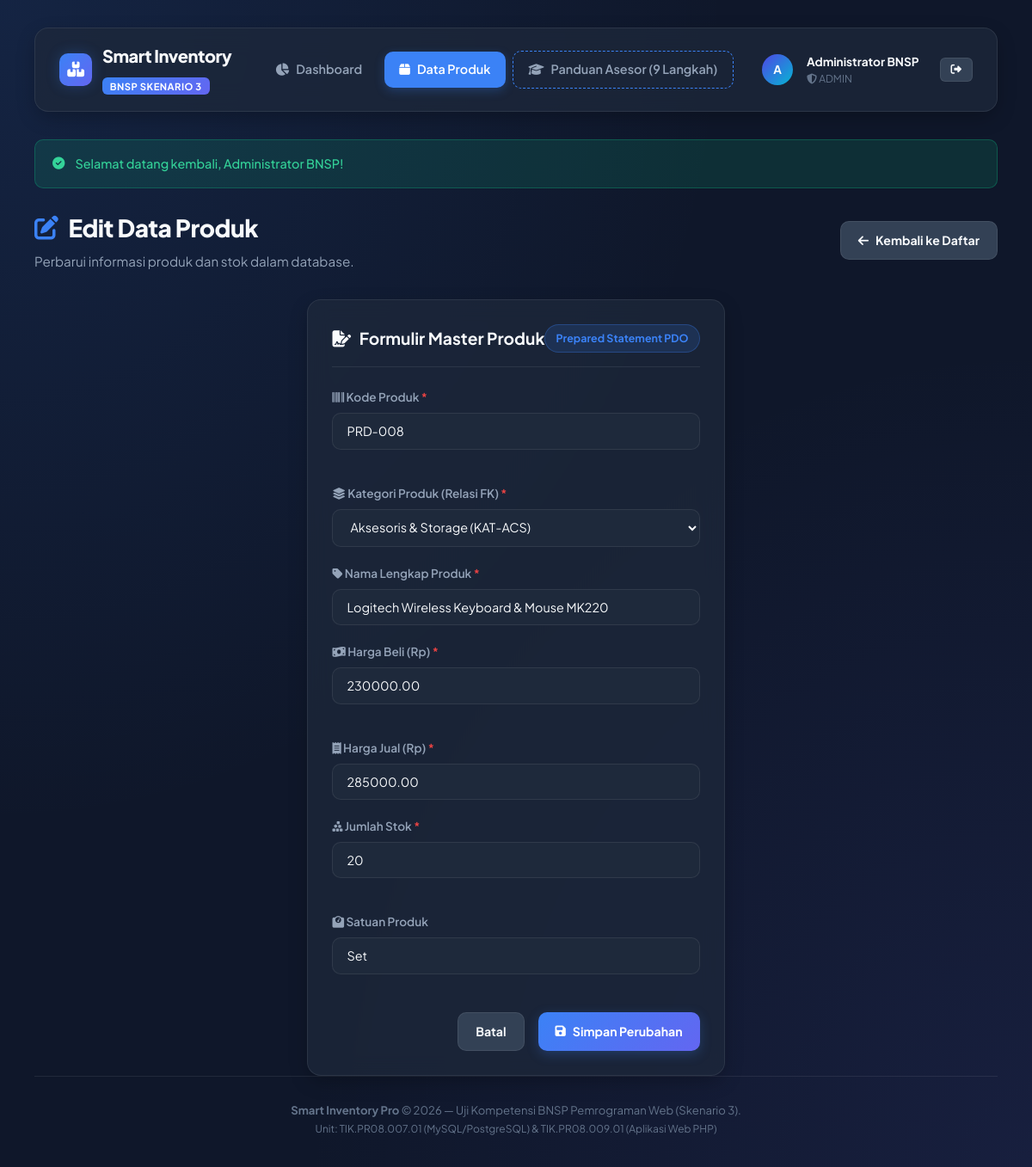
Page /index.php?action=product_edit&id=8 (signed in) on the committed database.
### tables this page shows
CREATE TABLE `produk` (
    `id` INT AUTO_INCREMENT PRIMARY KEY,
    `kategori_id` INT NOT NULL,
    `kode_produk` VARCHAR(30) NOT NULL UNIQUE,
    `nama_produk` VARCHAR(150) NOT NULL,
    `harga_beli` DECIMAL(12, 2) NOT NULL DEFAULT 0.00,
    `harga_jual` DECIMAL(12, 2) NOT NULL DEFAULT 0.00,
    `stok` INT NOT NULL DEFAULT 0,
    `satuan` VARCHAR(20) NOT NULL DEFAULT 'Unit',
    `status` ENUM('tersedia', 'menipis', 'habis') DEFAULT 'tersedia',
    `gambar` VARCHAR(255) NULL,
    `created_at` TIMESTAMP DEFAULT CURRENT_TIMESTAMP,
    `updated_at` TIMESTAMP DEFAULT CURRENT_TIMESTAMP ON UPDATE CURRENT_TIMESTAMP,
    CONSTRAINT `fk_produk_kategori` 
        FOREIGN KEY (`kategori_id`) 
        REFERENCES `kategori` (`id`) 
        ON DELETE RESTRICT 
        ON UPDATE CASCADE,
    INDEX `idx_kode_produk` (`kode_produk`),
    INDEX `idx_status` (`status`)
);

CREATE TABLE `kategori` (
    `id` INT AUTO_INCREMENT PRIMARY KEY,
    `kode_kategori` VARCHAR(20) NOT NULL UNIQUE,
    `nama_kategori` VARCHAR(100) NOT NULL,
    `deskripsi` TEXT NULL,
    `created_at` TIMESTAMP DEFAULT CURRENT_TIMESTAMP
);

### index.php (called while the page is built, shortened)
<?php
require_once __DIR__ . '/config/config.php';
$action = $_GET['action'] ?? 'dashboard';
$viewFile = 'views/dashboard.php';
switch ($action) {
    case 'product_edit':
        $viewFile = 'views/product_form.php';
        break;
}
require_once __DIR__ . '/views/header.php';
require_once __DIR__ . '/' . $viewFile;
require_once __DIR__ . '/views/footer.php';

### config/config.php (called while the page is built, shortened)
<?php
spl_autoload_register(function ($class) {
    $file = __DIR__ . '/../classes/' . $class . '.php';
});

### classes/Database.php (called while the page is built, shortened)
<?php
class Database {
    private static ?Database $instance = null;
    private ?PDO $connection = null;
    private string $host = DB_HOST;
    private string $port = DB_PORT;
    private string $db_name = DB_NAME;
    private string $username = DB_USER;
    private string $password = DB_PASS;
    private string $charset = DB_CHARSET;
    private function __construct() {
        $dsn = "mysql:host={$this->host};port={$this->port};dbname={$this->db_name};charset={$this->charset}";
        $options = [
            PDO::ATTR_ERRMODE            => PDO::ERRMODE_EXCEPTION,
            PDO::ATTR_DEFAULT_FETCH_MODE => PDO::FETCH_ASSOC,
            PDO::ATTR_EMULATE_PREPARES   => false,
            PDO::ATTR_PERSISTENT         => false,
        ];
        try {
            $this->connection = new PDO($dsn, $this->username, $this->password, $options);
        } catch (PDOException $e) {
            die("Koneksi Database Gagal: " . htmlspecialchars($e->getMessage()));
        }
    }
    public static function getInstance(): Database {
        if (self::$instance === null) {
            self::$instance = new Database();
        }
        return self::$instance;
    }
    public function getConnection(): PDO {
        return $this->connection;
    }
}

### classes/Product.php (called while the page is built, shortened)
<?php
class Product {
    private PDO $db;
    private string $table = 'produk';
    public function __construct() {
        $this->db = Database::getInstance()->getConnection();
    }
    public function getById(int $id): ?array {
        $query = "SELECT p.*, k.nama_kategori
                  FROM {$this->table} p
                  INNER JOIN kategori k ON p.kategori_id = k.id
                  WHERE p.id = :id LIMIT 1";
        $stmt = $this->db->prepare($query);
        $stmt->bindValue(':id', $id, PDO::PARAM_INT);
        $stmt->execute();
        $res = $stmt->fetch();
        return $res ?: null;
    }
}

### classes/Category.php (called while the page is built, shortened)
<?php
class Category {
    private PDO $db;
    private string $table = 'kategori';
    public function __construct() {
        $this->db = Database::getInstance()->getConnection();
    }
    public function getAllWithProductCount(): array {
        $query = "SELECT k.*, COUNT(p.id) AS total_produk
                  FROM {$this->table} k
                  LEFT JOIN produk p ON k.id = p.kategori_id
                  GROUP BY k.id
                  ORDER BY k.nama_kategori ASC";
        $stmt = $this->db->prepare($query);
        $stmt->execute();
        return $stmt->fetchAll();
    }
}

### views/product_form.php (the view, shortened to what this page needs)
<?php
$productModel = new Product();
$categoryModel = new Category();
$categories = $categoryModel->getAllWithProductCount();
$isEdit = ($action === 'product_edit');
$productId = (int)($_GET['id'] ?? 0);
$product = [
    'id' => 0,
    'kode_produk' => '',
    'nama_produk' => '',
    'kategori_id' => '',
    'harga_beli' => '',
    'harga_jual' => '',
    'stok' => '0',
    'satuan' => 'Unit'
];
if ($isEdit) {
    $existing = $productModel->getById($productId);
    $product = $existing;
}
?>
<div class="page-header">
    <div>
        <h1 class="page-title">
            <i class="fas <?= $isEdit ? 'fa-pen-to-square' : 'fa-plus-circle' ?>" style="color: var(--primary);"></i>
            <?= $isEdit ? 'Edit Data Produk' : 'Tambah Produk Baru' ?>
        </h1>
        <p class="page-subtitle"><?= $isEdit ? 'Perbarui informasi produk dan stok dalam database.' : 'Tambahkan item baru ke dalam tabel produk.' ?></p>
    </div>
    <div>
        <a href="index.php?action=products" class="btn btn-secondary">
            <i class="fas fa-arrow-left"></i> Kembali ke Daftar
        </a>
    </div>
</div>
<div class="card" style="max-width: 900px; margin: 0 auto;">
    <div class="card-header">
        <div class="card-title">
            <i class="fas fa-file-signature"></i> Formulir Master Produk
        </div>
        <span class="badge badge-primary">Prepared Statement PDO</span>
    </div>
    <form method="POST" action="">
        <div class="form-grid">
            <div class="form-group">
                <label class="form-label" for="kode_produk">
                    <i class="fas fa-barcode"></i> Kode Produk <span style="color: var(--danger);">*</span>
                </label>
                <input type="text" id="kode_produk" name="kode_produk" class="form-control"
                       placeholder="Contoh: PRD-009"
                       value="<?= htmlspecialchars($product['kode_produk'] ?? '') ?>" required>
            </div>
            <div class="form-group">
                <label class="form-label" for="kategori_id">
                    <i class="fas fa-layer-group"></i> Kategori Produk (Relasi FK) <span style="color: var(--danger);">*</span>
                </label>
                <select id="kategori_id" name="kategori_id" class="form-control" required>
                    <?php foreach ($categories as $cat): ?>
                        <option value="<?= $cat['id'] ?>" <?= ((string)$product['kategori_id'] === (string)$cat['id']) ? 'selected' : '' ?>>
                            <?= htmlspecialchars($cat['nama_kategori']) ?> (<?= htmlspecialchars($cat['kode_kategori']) ?>)
                        </option>
                    <?php endforeach; ?>
                </select>
            </div>
        </div>
        <div class="form-group">
            <label class="form-label" for="nama_produk">
                <i class="fas fa-tag"></i> Nama Lengkap Produk <span style="color: var(--danger);">*</span>
            </label>
            <input type="text" id="nama_produk" name="nama_produk" class="form-control"
                   placeholder="Contoh: SSD NVMe 1TB Kingston KC3000"
                   value="<?= htmlspecialchars($product['nama_produk'] ?? '') ?>" required>
        </div>
        <div class="form-grid">
            <div class="form-group">
                <label class="form-label" for="harga_beli">
                    <i class="fas fa-money-bill-wave"></i> Harga Beli (Rp) <span style="color: var(--danger);">*</span>
                </label>
                <input type="number" id="harga_beli" name="harga_beli" class="form-control"
                       placeholder="0" step="1000" min="0"
                       value="<?= htmlspecialchars($product['harga_beli'] ?? '') ?>" required>
            </div>
            <div class="form-group">
                <label class="form-label" for="harga_jual">
                    <i class="fas fa-receipt"></i> Harga Jual (Rp) <span style="color: var(--danger);">*</span>
                </label>
                <input type="number" id="harga_jual" name="harga_jual" class="form-control"
                       placeholder="0" step="1000" min="0"
                       value="<?= htmlspecialchars($product['harga_jual'] ?? '') ?>" required>
            </div>
        </div>
        <div class="form-grid">
            <div class="form-group">
                <label class="form-label" for="stok">
                    <i class="fas fa-cubes-stacked"></i> Jumlah Stok <span style="color: var(--danger);">*</span>
                </label>
                <input type="number" id="stok" name="stok" class="form-control"
                       placeholder="0" min="0"
                       value="<?= htmlspecialchars((string)($product['stok'] ?? 0)) ?>" required>
            </div>
            <div class="form-group">
                <label class="form-label" for="satuan">
                    <i class="fas fa-weight-scale"></i> Satuan Produk
                </label>
                <input type="text" id="satuan" name="satuan" class="form-control"
                       placeholder="Contoh: Unit, Pcs, Box, Lusin, Set"
                       value="<?= htmlspecialchars($product['satuan'] ?? 'Unit') ?>" required>
            </div>
        </div>
        <div style="display: flex; gap: 1rem; margin-top: 1.5rem; justify-content: flex-end;">
            <a href="index.php?action=products" class="btn btn-secondary">Batal</a>
            <button type="submit" class="btn btn-primary">
                <i class="fas fa-save"></i> <?= $isEdit ? 'Simpan Perubahan' : 'Simpan Produk Baru' ?>
            </button>
        </div>
    </form>
</div>

### assets/css/style.css (style rules this page uses)
:root { --bg-main: #0f172a; --bg-surface: #1e293b; --bg-surface-elevated: #334155; --bg-glass: rgba(30, 41, 59, 0.75); --border-color: rgba(255, 255, 255, 0.08); --border-focus: #3b82f6; --text-primary: #f8fafc; --text-secondary: #94a3b8; --text-muted: #64748b; --primary: #3b82f6; --primary-hover: #2563eb; --primary-glow: rgba(59, 130, 246, 0.25); --secondary: #6366f1; --accent: #06b6d4; --success: #10b981; --success-bg: rgba(16, 185, 129, 0.15); --warning: #f59e0b; --warning-bg: rgba(245, 158, 11, 0.15); --danger: #ef4444; --danger-bg: rgba(239, 68, 68, 0.15); --info: #0284c7; --info-bg: rgba(2, 132, 199, 0.15); --radius-sm: 6px; --radius-md: 10px; --radius-lg: 16px; --radius-xl: 24px; --shadow-sm: 0 2px 8px rgba(0, 0, 0, 0.2); --shadow-md: 0 8px 24px -4px rgba(0, 0, 0, 0.3); --shadow-lg: 0 20px 40px -8px rgba(0, 0, 0, 0.45); --transition: all 0.25s cubic-bezier(0.4, 0, 0.2, 1); }
* { margin: 0; padding: 0; box-sizing: border-box; }
body { font-family: 'Plus Jakarta Sans', -apple-system, BlinkMacSystemFont, 'Segoe UI', Roboto, sans-serif; background-color: var(--bg-main); color: var(--text-primary); line-height: 1.6; min-height: 100vh; display: flex; flex-direction: column; overflow-x: hidden; background-image: radial-gradient(at 0% 0%, rgba(59, 130, 246, 0.12) 0px, transparent 50%), radial-gradient(at 100% 100%, rgba(99, 102, 241, 0.1) 0px, transparent 50%); background-attachment: fixed; }
.page-header { display: flex; align-items: center; justify-content: space-between; margin-bottom: 2rem; flex-wrap: wrap; gap: 1rem; }
.page-title { font-size: 1.75rem; font-weight: 800; letter-spacing: -0.5px; display: flex; align-items: center; gap: 0.75rem; }
.page-subtitle { color: var(--text-secondary); font-size: 0.95rem; margin-top: 0.25rem; }
.card { background: var(--bg-glass); backdrop-filter: blur(12px); -webkit-backdrop-filter: blur(12px); border: 1px solid var(--border-color); border-radius: var(--radius-lg); padding: 1.75rem; box-shadow: var(--shadow-md); transition: var(--transition); position: relative; }
.card-header { display: flex; align-items: center; justify-content: space-between; margin-bottom: 1.5rem; padding-bottom: 1rem; border-bottom: 1px solid var(--border-color); }
.card-title { font-size: 1.2rem; font-weight: 700; display: flex; align-items: center; gap: 0.6rem; }
.badge { display: inline-flex; align-items: center; gap: 0.4rem; padding: 0.35rem 0.75rem; font-size: 0.78rem; font-weight: 700; border-radius: 9999px; text-transform: capitalize; }
.badge-primary { background: rgba(59, 130, 246, 0.15); color: var(--primary); border: 1px solid rgba(59, 130, 246, 0.3); }
.btn { display: inline-flex; align-items: center; justify-content: center; gap: 0.5rem; padding: 0.65rem 1.25rem; font-size: 0.88rem; font-weight: 700; border-radius: var(--radius-md); border: none; cursor: pointer; text-decoration: none; transition: var(--transition); font-family: inherit; }
.btn-primary { background: linear-gradient(135deg, var(--primary), var(--secondary)); color: #fff; box-shadow: 0 4px 14px var(--primary-glow); }
.btn-secondary { background: var(--bg-surface-elevated); color: var(--text-primary); border: 1px solid var(--border-color); }
.form-group { margin-bottom: 1.25rem; }
.form-label { display: block; font-size: 0.85rem; font-weight: 600; color: var(--text-secondary); margin-bottom: 0.45rem; }
.form-control { width: 100%; background: var(--bg-surface); border: 1px solid var(--border-color); border-radius: var(--radius-md); padding: 0.7rem 1rem; color: var(--text-primary); font-size: 0.9rem; font-family: inherit; transition: var(--transition); }
.form-grid { display: grid; grid-template-columns: repeat(auto-fit, minmax(280px, 1fr)); gap: 1.25rem; }

### rows in the picture
produk: kode_produk "PRD-008", kategori_id "Aksesoris & Storage (KAT-ACS)", nama_produk "Logitech Wireless Keyboard & Mouse MK220", harga_beli "230000.00", harga_jual "285000.00", stok "20", satuan "Set"

### other values in the picture
substr($user['nama_lengkap'] ?? 'A', 0, 1) "A"
$user['nama_lengkap'] "Administrator BNSP"
$user['role'] "ADMIN"
$flash['message'] "Selamat datang kembali, Administrator BNSP!"
